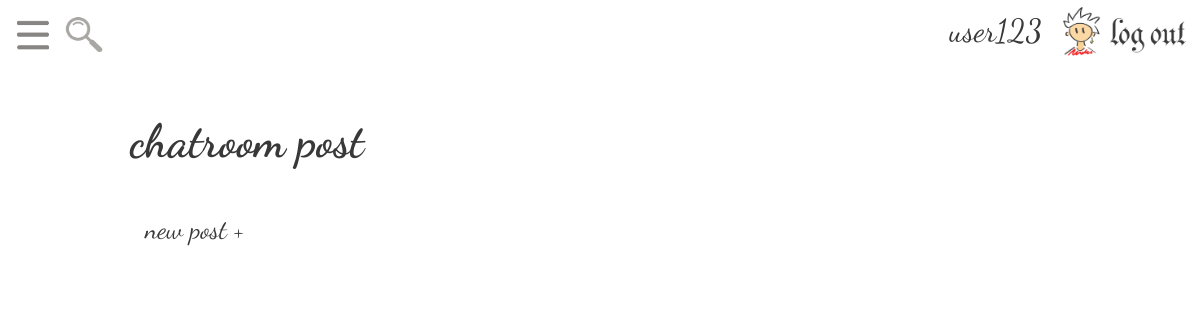
Page /channel/chatroom/ (signed in) on the earlier database version.
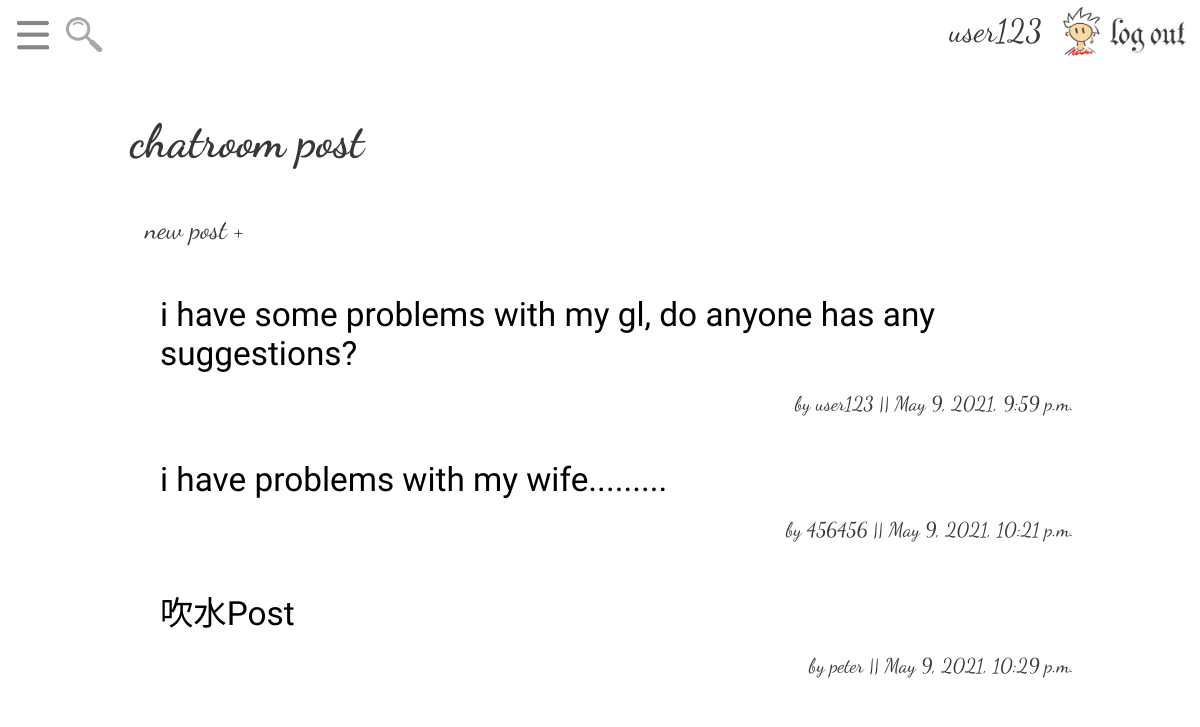
Same page on the later database version.
### app/models.py (models this page shows, shortened)
class Post(models.Model):
    status = {
        (0, 'Inactive'),
        (1, 'Active')
    }
    post_id = models.UUIDField(primary_key=True, auto_created=True, default=uuid.uuid4, editable=False)
    channel = models.ForeignKey(Channel, on_delete=models.CASCADE)
    created_by = models.ForeignKey(User, on_delete=models.CASCADE)
    post_title = models.CharField(max_length=30)
    post_priority = models.IntegerField(default=50)
    post_content = models.TextField()
    status = models.SmallIntegerField(choices=status, default=1)
    created_at = models.DateTimeField(auto_now_add=True)
    modified_at = models.DateTimeField(auto_now=True)

### app/views.py (the view)
# urls.py: path('channel/<str:channel_name>/', views.list_post),
def list_post(request, channel_name):
    if request.method == 'GET':
        channel = Channel.objects.get(channel_name=channel_name)
        post_list = Post.objects.filter(channel=channel).order_by('-post_priority')
        return render(request, 'post_list.html', locals())

### templates/post_list.html (shortened to what this page needs)
{% include 'include/nav.html' %}
{% load static %}
<!DOCTYPE html onclick="backOriginal()">
<html lang="en">
<head>
</head>
<body>
<div class="container">
    <div class="sub_container">
        <h1>{{ channel_name }} post</h1>
        {% if request.user.is_authenticated %}
            <a href="/post/create/{{ channel.channel_id }}/">
                <div id="createDiv">new post +</div>
            </a>
        {% endif %}
        {% for post in post_list %}
            <ul id="post">
                <a href='/post/{{ post.post_id }}/'>
                    <li>
                        <div id="p1">{{ post.post_title }}</div>
                        <br/>
                        <div id="p2">by {{ post.created_by }} || {{ post.created_at }}</div>
                    </li>
                </a>
            </ul>
        {% endfor %}
    </div>
</div>
</body>
</html>

Differences in the rows shown:
added Post: post_title "i have some problems with my gl, do anyone has any suggestions?", created_by "user123", created_at "May 9, 2021, 9:59 p.m."
added Post: post_title "i have problems with my wife.........", created_by "456456", created_at "May 9, 2021, 10:21 p.m."
added Post: post_title "吹水Post", created_by "peter", created_at "May 9, 2021, 10:29 p.m."
